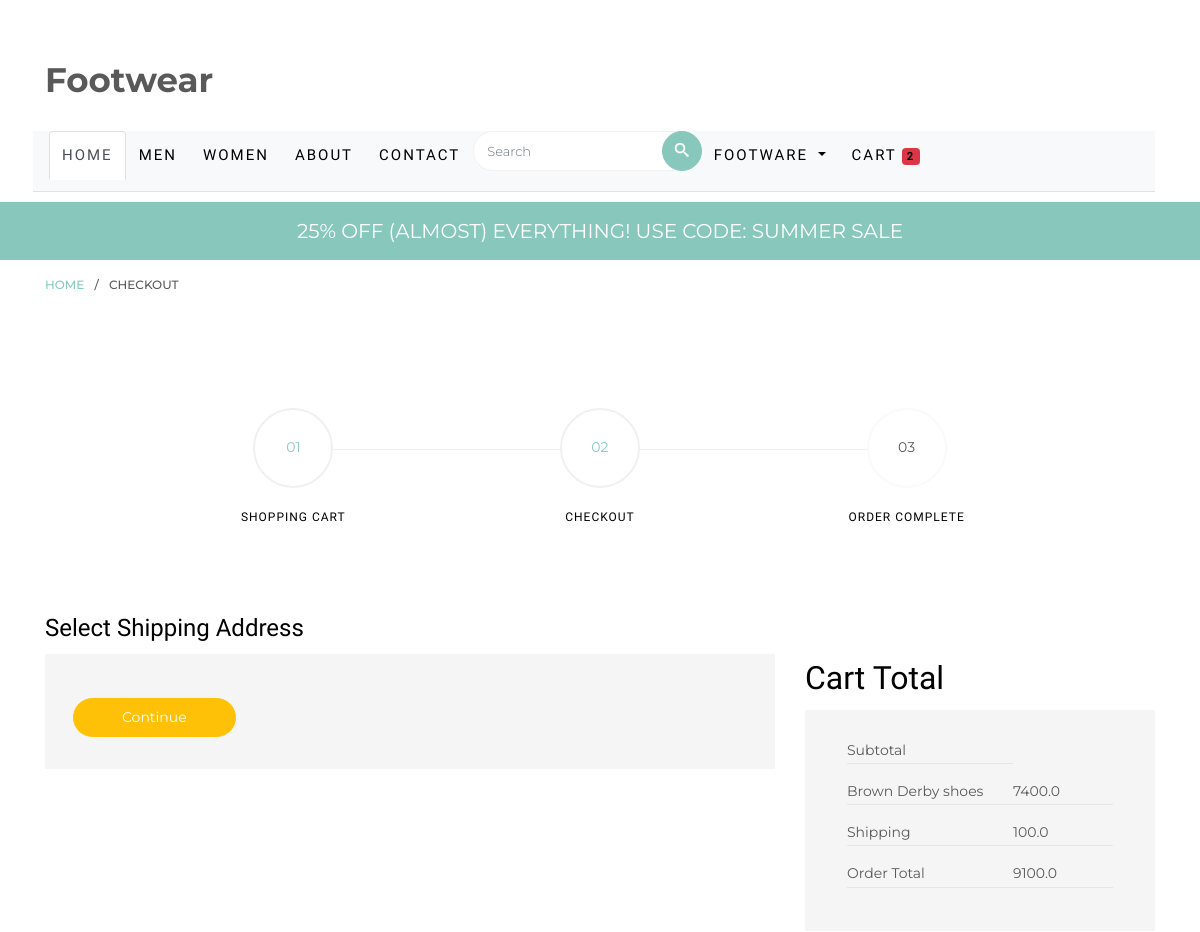
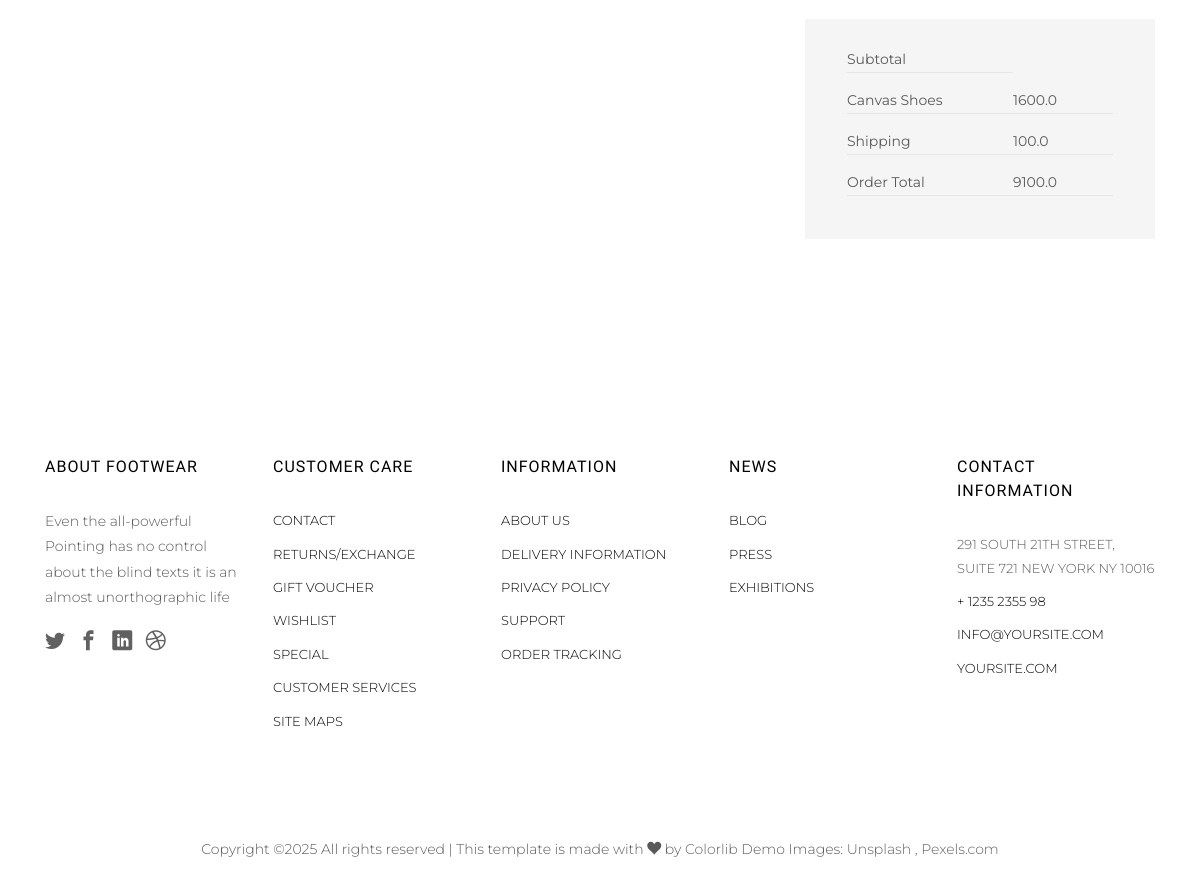
The app's page /checkout/ (signed in) with its own data (2 pictures, top to bottom).
### shop/models.py (models this page shows, shortened)
class Cart(models.Model):
    user = models.ForeignKey(User, on_delete=models.CASCADE)
    product = models.ForeignKey(Products, on_delete=models.CASCADE)
    quantity = models.PositiveIntegerField(default=1)
    @property
    def total_cost(self):
        return self.quantity * self.product.discounted_price

class Products(models.Model):
    title= models.CharField(max_length=100)
    initial_price= models.FloatField()
    discounted_price= models.FloatField()
    discription=models.CharField(max_length=200 )
    brand= models.CharField(choices=BRAND_CHOICES, max_length=10)
    category= models.CharField(choices=CATEGORY_CHOICES,max_length=5)
    product_image= models.ImageField(upload_to='product_image')
    Colors =models.CharField(choices=COLORS_CHOICES, max_length=10)
    Technologies=models.CharField(choices=TECHNOLOGIES_CHOICES, max_length=10)
    Material=models.CharField(choices=MATERICAL_CHOICES, max_length=10)
    Style=models.CharField(choices=STYLE_CHOICES, max_length=10)
    Size=models.FloatField()
    Width=models.CharField(choices=WIDTH_CHOICES, max_length=1)

### shop/views.py (the view)
# urls.py: path('checkout/', views.checkout, name='checkout'),
@login_required
def checkout(request):
    user = request.user
    add = Customer.objects.filter(user=user)
    cart_items = Cart.objects.filter(user=user)
    amount = 0.0
    shipping_amount = 100.0
    totalamount = 0.0
    cart_product = [p for p in Cart.objects.all() if p.user == request.user]
    if cart_product:
        for p in cart_product:
            tempamount = (p.quantity * p.product.discounted_price)
            amount += tempamount
            totalamount = amount+ shipping_amount
    total_item=0
    if request.user.is_authenticated:
       total_item = len(Cart.objects.filter(user=request.user))
    return render(request, 'shop/checkout.html', {'add':add, 'totalamount':totalamount, 'cart_items':cart_items,'shipping_amount':shipping_amount,  'total_item':total_item})

### shop/templates/shop/checkout.html (shortened to what this page needs)
{% extends 'common_code/base.html' %}
{% load static %}
{% block main-content %}
<div id="page">
	<div class="breadcrumbs">
		<div class="container">
			<div class="row">
				<div class="col">
					<p class="bread"><span><a href="{% url 'home' %}">Home</a></span> / <span>Checkout</span></p>
				</div>
			</div>
		</div>
	</div>
	<div class="colorlib-product">
		<div class="container">
			<div class="row row-pb-lg">
				<div class="col-sm-10 offset-md-1">
					<div class="process-wrap">
						<div class="process text-center active">
							<p><span>01</span></p>
							<h3>Shopping Cart</h3>
						</div>
						<div class="process text-center active">
							<p><span>02</span></p>
							<h3>Checkout</h3>
						</div>
						<div class="process text-center">
							<p><span>03</span></p>
							<h3>Order Complete</h3>
						</div>
					</div>
				</div>
			</div>
			<h4>Select Shipping Address</h4>
			<div class="row">
				<div class="col-lg-8">
					<form action="/paymentdone" class="colorlib-form">
						<div class="text-end">
							<button type="submit" class="btn btn-warning mt-3 px-5 fw-bold">Continue</button>
						</div>
					</form>
				</div>
				<div class="col-lg-4">
					<h2>Cart Total</h2>
					<div class="row">
						{% for item in cart_items %}
						<div class="col-md-12">
							<div class="cart-detail">
								<ul>
									<li>
										<span>Subtotal</span>
										<ul>
											<li><span>{{item.product.title}}</span> <span>{{item.total_cost}}</span></li>
										</ul>
									</li>
									<li><span>Shipping</span> <span>{{shipping_amount}}</span></li>
									<li><span>Order Total</span> <span>{{totalamount}}</span></li>
								</ul>
							</div>
						</div>
						{% endfor %}
				</div>
			</div>
		</div>
	</div>
</div>
{% endblock main-content %}

### shop/templates/common_code/base.html (shortened to what this page needs)
{% load static %}
<!DOCTYPE HTML>
<html>
	<head>
	<link rel="stylesheet" href="{% static 'css/animate.css' %}">
	<link rel="stylesheet" href="{% static 'css/icomoon.css' %}">
	<link rel="stylesheet" href="{% static 'css/ionicons.min.css' %}">
	<link rel="stylesheet" href="{% static 'css/bootstrap.min.css' %}">
	<link rel="stylesheet" href="{% static 'css/magnific-popup.css' %}">
	<link rel="stylesheet" href="{% static 'css/flexslider.css' %}">
	<link rel="stylesheet" href="{% static 'css/owl.carousel.min.css' %}">
	<link rel="stylesheet" href="{% static 'css/owl.theme.default.min.css' %}">
	<link rel="stylesheet" href="{% static 'css/bootstrap-datepicker.css' %}">
	<link rel="stylesheet" href="{% static 'fonts/flaticon/font/flaticon.css' %}">
	<link rel="stylesheet" href="{% static 'css/style.css' %}">
	</head>
	<body>
	<div id="page">
		<nav class="colorlib-nav" role="navigation">
			<div class="top-menu">
				<div class="container">
					<div class="row">
						<div class="col-sm-7 col-md-9">
							<div id="colorlib-logo"><a href="{% url 'home' %}">Footwear</a></div>
						</div>
			        </div>
					<ul class="nav nav-tabs bg-light px-3">
						<li class="nav-item">
							<a class="nav-link active" aria-current="page" href="{% url 'home' %}">Home</a>
						</li>
						<li class="nav-item">
							<a class="nav-link" href="{% url 'menproduct'  %}">Men</a>
						</li>
						<li class="nav-item">
							<a class="nav-link" href="{% url 'womenproduct' 'women' %}">Women</a>
						</li>
						<li class="nav-item">
							<a class="nav-link" href="{% url 'about' %}">About</a>
						</li>
						<li class="nav-item">
							<a class="nav-link" href="{% url 'contact' %}">Contact</a>
						</li>
						<form action="#" class="search-wrap">
			               <div class="form-group">
			                  <input type="search" class="form-control search" placeholder="Search">
			                  <button class="btn btn-primary submit-search text-center" type="submit"><i class="icon-search"></i></button>
			               </div>
			            </form>
						{% if request.user.is_authenticated %}
						<li class="nav-item dropdown">
							<a class="nav-link dropdown-toggle" href="#" id="menDropdown" role="button"
							data-toggle="dropdown" aria-haspopup="true" aria-expanded="false">
							{{request.user.username|capfirst}}
							</a>
						</li>
						<li class="nav-item">
							<a class="nav-link" href="{% url 'show_cart' %}">
							Cart <span class="badge bg-danger">{{total_item}}</span>
							</a>
						</li>
						{% endif %}
					</ul>
				</div>
			</div>
		<div class="sale">
				<div class="container">
					<div class="row">
						<div class="col-sm-8 offset-sm-2 text-center">
							<div class="row">
								<div class="owl-carousel2">
									<div class="item">
										<div class="col">
											<h3><a href="#">25% off (Almost) Everything! Use Code: Summer Sale</a></h3>
										</div>
									</div>
								</div>
							</div>
						</div>
					</div>
				</div>
			</div>
		</nav>
    </div>
    {% block main-content %}  {% endblock main-content %}
	<footer id="colorlib-footer" role="contentinfo">
			<div class="container">
				<div class="row row-pb-md">
					<div class="col footer-col colorlib-widget">
						<h4>About Footwear</h4>
						<p>Even the all-powerful Pointing has no control about the blind texts it is an almost unorthographic life</p>
						<p>
							<ul class="colorlib-social-icons">
								<li><a href="#"><i class="icon-twitter"></i></a></li>
								<li><a href="#"><i class="icon-facebook"></i></a></li>
								<li><a href="#"><i class="icon-linkedin"></i></a></li>
								<li><a href="#"><i class="icon-dribbble"></i></a></li>
							</ul>
						</p>
					</div>
					<div class="col footer-col colorlib-widget">
						<h4>Customer Care</h4>
						<p>
							<ul class="colorlib-footer-links">
								<li><a href="#">Contact</a></li>
								<li><a href="#">Returns/Exchange</a></li>
								<li><a href="#">Gift Voucher</a></li>
								<li><a href="#">Wishlist</a></li>
								<li><a href="#">Special</a></li>
								<li><a href="#">Customer Services</a></li>
								<li><a href="#">Site maps</a></li>
							</ul>
						</p>
					</div>
					<div class="col footer-col colorlib-widget">
						<h4>Information</h4>
						<p>
							<ul class="colorlib-footer-links">
								<li><a href="#">About us</a></li>
								<li><a href="#">Delivery Information</a></li>
								<li><a href="#">Privacy Policy</a></li>
								<li><a href="#">Support</a></li>
								<li><a href="#">Order Tracking</a></li>
							</ul>
						</p>
					</div>
					<div class="col footer-col">
						<h4>News</h4>
						<ul class="colorlib-footer-links">
							<li><a href="blog.html">Blog</a></li>
							<li><a href="#">Press</a></li>
							<li><a href="#">Exhibitions</a></li>
						</ul>
					</div>
					<div class="col footer-col">
						<h4>Contact Information</h4>
						<ul class="colorlib-footer-links">
							<li>291 South 21th Street, <br> Suite 721 New York NY 10016</li>
							<li><a href="tel://1234567920">+ 1235 2355 98</a></li>
							<li><a href="mailto:info@yoursite.com">info@yoursite.com</a></li>
							<li><a href="#">yoursite.com</a></li>
						</ul>
					</div>
				</div>
			</div>
			<div class="copy">
				<div class="row">
					<div class="col-sm-12 text-center">
						<p>
							<span>
Copyright &copy;<script>document.write(new Date().getFullYear());</script> All rights reserved | This template is made with <i class="icon-heart" aria-hidden="true"></i> by <a href="https://colorlib.com" target="_blank">Colorlib</a>
</span>
							<span class="block">Demo Images: <a href="http://unsplash.co/" target="_blank">Unsplash</a> , <a href="http://pexels.com/" target="_blank">Pexels.com</a></span>
						</p>
					</div>
				</div>
			</div>
	</footer>
	</body>
</html>

### shop/static/css/icomoon.css (style rules this page uses)
[class^="icon-"], [class*=" icon-"] { font-family: 'icomoon' !important; speak: none; font-style: normal; font-weight: normal; font-variant: normal; text-transform: none; line-height: 1; -webkit-font-smoothing: antialiased; -moz-osx-font-smoothing: grayscale; }
.icon-search:before { content: "\ebfd"; }
.icon-heart:before { content: "\ec51"; }
.icon-facebook:before { content: "\ed07"; }
.icon-twitter:before { content: "\ed0d"; }
.icon-dribbble:before { content: "\ed1e"; }
.icon-linkedin:before { content: "\ed40"; }

### records on screen
Cart: product "Brown Derby shoes", total_cost "7400.0", shipping_amount "100.0", totalamount "9100.0"
Cart: product "Canvas Shoes", total_cost "1600.0", shipping_amount "100.0", totalamount "9100.0"

### other values on screen
{{ request.user.username|capfirst }} "FOOTWARE"
{{ total_item }} "2"
